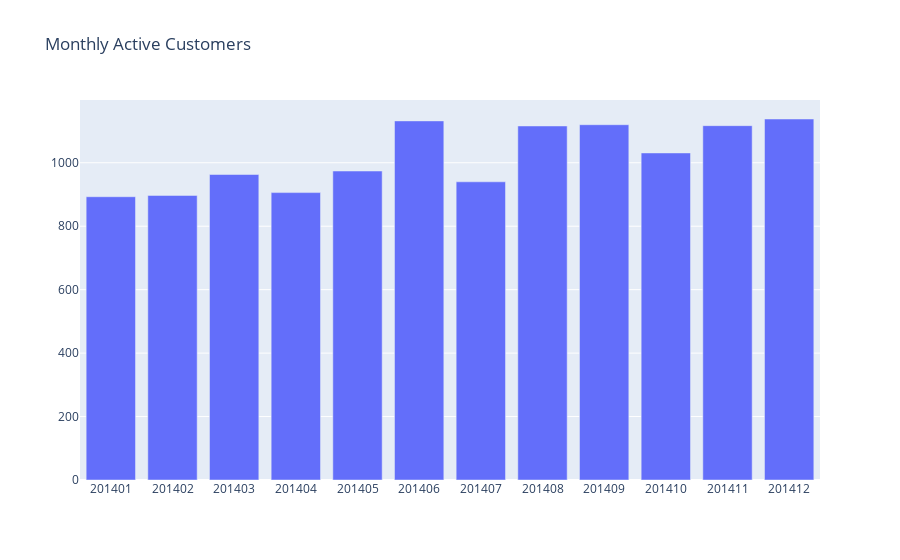

Write notebook code for a chart like this one.
### Code cell
plot_data = [
    go.Bar(
        x=tx_monthly_active['OrderYearMonth'].astype(str),
        y=tx_monthly_active['Customer_ID'],
    )
]

plot_layout = go.Layout(
        xaxis={"type": "category"},
        title='Monthly Active Customers', 
        #xaxis=dict(title = 'Month'),
        yaxis=dict(
            title='')
    )
fig = go.Figure(data=plot_data, layout=plot_layout)
pyoff.iplot(fig)

### Figure 1 — Plotly figure (JSON) as saved in the notebook; plotly's stock layout.template omitted (floating-point values rounded to 4 significant figures)
{"data": [{"type": "bar", "x": ["201401", "201402", "201403", "201404", "201405", "201406", "201407", "201408", "201409", "201410", "201411", "201412"], "y": [893, 897, 963, 906, 974, 1132, 940, 1116, 1120, 1031, 1117, 1138]}], "layout": {"title": {"text": "Monthly Active Customers"}, "xaxis": {"type": "category"}, "yaxis": {"title": {"text": ""}}}}
